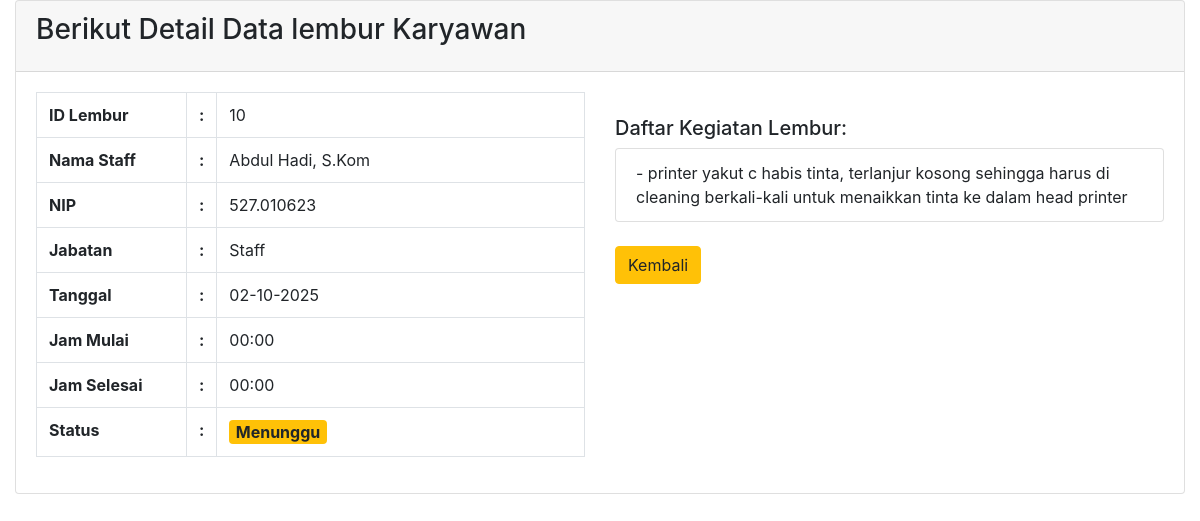
/staff/unit/lembur/detail.php?id=10, run on the app's committed database.
### tables this page shows
CREATE TABLE `tb_lembur` (
  `id_lembur` int(11) NOT NULL,
  `id_staff` int(11) NOT NULL,
  `tanggal_lembur` date NOT NULL,
  `jam_mulai` time NOT NULL,
  `jam_selesai` time NOT NULL,
  `status_lembur` enum('Menunggu','Diterima','Ditolak') DEFAULT 'Menunggu',
  `id_pimpinan` int(11) DEFAULT NULL,
  `waktu_input` timestamp NOT NULL DEFAULT current_timestamp()
);

CREATE TABLE `tb_user` (
  `id_user` int(11) NOT NULL,
  `nip` varchar(30) NOT NULL,
  `username` varchar(50) NOT NULL,
  `password` varchar(255) NOT NULL,
  `nama_lengkap` varchar(100) NOT NULL,
  `email` varchar(100) DEFAULT NULL,
  `no_hp` varchar(20) DEFAULT NULL,
  `role` enum('Kepala Ruangan','Staff') NOT NULL,
  `foto` varchar(255) DEFAULT NULL,
  `status` enum('aktif','nonaktif') DEFAULT 'aktif',
  `created_at` timestamp NOT NULL DEFAULT current_timestamp(),
  `updated_at` timestamp NOT NULL DEFAULT current_timestamp() ON UPDATE current_timestamp()
);

CREATE TABLE `tb_kegiatan_lembur` (
  `id_kegiatan` int(11) NOT NULL,
  `id_lembur` int(11) NOT NULL,
  `kegiatan` text NOT NULL
);

### staff/unit/lembur/detail.php (the view, shortened to what this page needs)
<?php
	$id_lembur = $_GET['id'];
	$queryLembur = mysqli_query($config, "SELECT l.*, s.nama_lengkap, s.nip, s.role FROM tb_lembur l
		LEFT JOIN tb_user s ON l.id_staff = s.id_user
		WHERE l.id_lembur = '$id_lembur'");
	$dataLembur = mysqli_fetch_assoc($queryLembur);
	$queryKegiatan = mysqli_query($config, "SELECT * FROM tb_kegiatan_lembur WHERE id_lembur = '$id_lembur'");
?>
	<link rel="stylesheet" href="../assets/dist/css/bootstrap.min.css">
	<section class="content">
		<div class="container-fluid">
			<div class="card card-default">
				<div class="card-header">
					<h3 class="card-title">Berikut Detail Data lembur Karyawan</h3>
				</div>
				<div class="card-body">
					<div class="row">
						<div class="col-md-6">
							<table class="table table-bordered">
								<tr>
									<th width="150">ID Lembur</th>
									<th width="10">:</th>
									<td><?= $dataLembur['id_lembur']; ?></td>
								</tr>
								<tr>
									<th>Nama Staff</th>
									<th>:</th>
									<td><?= $dataLembur['nama_lengkap']; ?></td>
								</tr>
								<tr>
									<th>NIP</th>
									<th>:</th>
									<td><?= $dataLembur['nip']; ?></td>
								</tr>
								<tr>
									<th>Jabatan</th>
									<th>:</th>
									<td><?= $dataLembur['role']; ?></td>
								</tr>
								<tr>
									<th>Tanggal</th>
									<th>:</th>
									<td><?= date('d-m-Y', strtotime($dataLembur['tanggal_lembur'])); ?></td>
								</tr>
								<tr>
									<th>Jam Mulai</th>
									<th>:</th>
									<td><?= date('H:i', strtotime($dataLembur['jam_mulai'])); ?></td>
								</tr>
								<tr>
									<th>Jam Selesai</th>
									<th>:</th>
									<td><?= date('H:i', strtotime($dataLembur['jam_selesai'])); ?></td>
								</tr>
								<tr>
									<th>Status</th>
									<th>:</th>
									<td>
									<?php
										$status = $dataLembur['status_lembur'];
										if ($status == 'Menunggu') {
											echo '<span class="badge badge-warning" style="font-size:1em;">' . $status . '</span>';
										} elseif ($status == 'Diterima') {
											echo '<span class="badge badge-success" style="font-size:1em;">' . $status . '</span>';
										} elseif ($status == 'Ditolak') {
											echo '<span class="badge badge-danger" style="font-size:1em;">' . $status . '</span>';
										} else {
											echo '<span class="badge badge-secondary" style="font-size:1em;">' . $status . '</span>';
										}
									?>
									</td>
								</tr>
							</table>
						</div>
						<div class="col-md-6">
							<h5 class="mt-4">Daftar Kegiatan Lembur:</h5>
							<ul class="list-group">
								<?php while ($k = mysqli_fetch_assoc($queryKegiatan)) : ?>
									<li class="list-group-item">- <?= htmlspecialchars($k['kegiatan']); ?></li>
								<?php endwhile; ?>
							</ul>
							<a href="dashboard_staff.php?unit=lembur" class="btn btn-warning mt-4">Kembali</a>
						</div>
					</div>
				</div>
			</div>
		</div>
	</section>

### data on the page
tb_lembur: id_lembur "10", tb_user.nama_lengkap "Abdul Hadi, S.Kom", tb_user.nip "527.010623", tb_user.role "Staff", tanggal_lembur "02-10-2025", jam_mulai "00:00", jam_selesai "00:00", status_lembur "Menunggu"
tb_kegiatan_lembur: kegiatan "printer yakut c habis tinta, terlanjur kosong sehingga harus di cleaning berkali-kali untuk menaikkan tinta ke dalam head printer"
